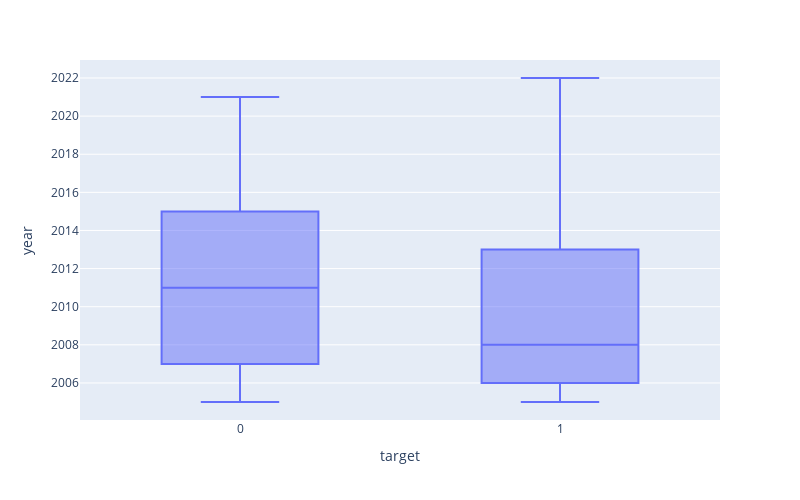

Notebook code cell kept with this figure:
### Code cell
px.box(data_frame=ipo, x='target', y='year', width=800, height=500)

### Figure 1 — Plotly figure (JSON) as saved in the notebook; plotly's stock layout.template omitted (floating-point values rounded to 4 significant figures; data arrays with more than 128 entries replaced by an {"elided": "..."} marker saying what was removed)
{"data": [{"alignmentgroup": "True", "hovertemplate": "target=%{x}<br>year=%{y}<extra></extra>", "legendgroup": "", "marker": {"color": "#636efa"}, "name": "", "notched": false, "offsetgroup": "", "orientation": "v", "showlegend": false, "type": "box", "x": {"elided": "320 int values"}, "x0": " ", "xaxis": "x", "y": {"elided": "320 int values"}, "y0": " ", "yaxis": "y"}], "layout": {"boxmode": "group", "height": 500, "legend": {"tracegroupgap": 0}, "margin": {"t": 60}, "width": 800, "xaxis": {"anchor": "y", "domain": [0, 1], "title": {"text": "target"}}, "yaxis": {"anchor": "x", "domain": [0, 1], "title": {"text": "year"}}}}
